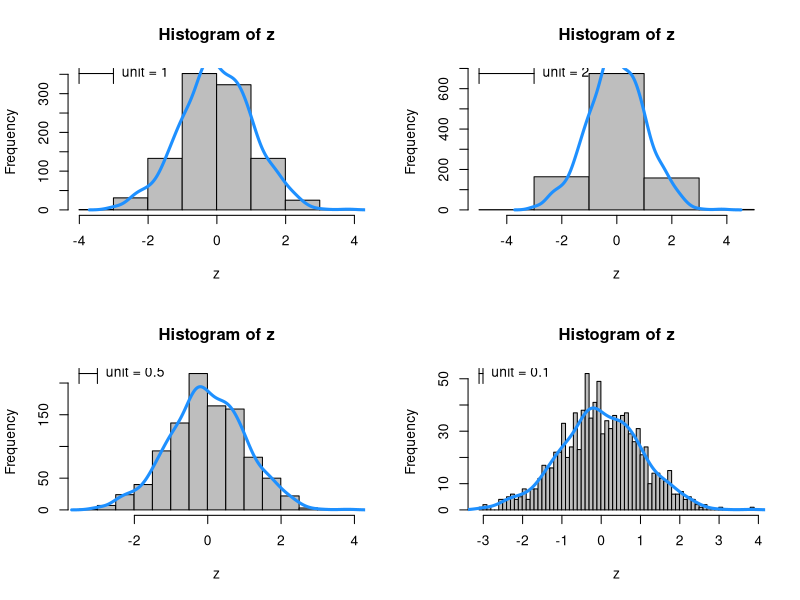

Write the R code that produced this figure.
## ---- chunk 1
shistogram <- function(z,unit) {
  h <- hist(z, breaks=seq(from=min(z)-unit,to=max(z)+unit,by=unit),
            col="grey")
  d <- density(z)
  lines(d$x, d$y*n*unit, lwd=3, col="dodgerblue")
  arrows(h$breaks[1], max(h$counts), 
         h$breaks[1] + unit, max(h$counts),
         angle=90,code=3,length=.1)
  text(h$breaks[1] + unit, max(h$counts),
       paste("unit =",unit), pos=4)
}
## ---- chunk 2
set.seed(1)
n <- 1000
z <- rnorm(n)
par(mfrow=c(2,2))
shistogram(z,unit=1)
shistogram(z,unit=2)
shistogram(z,unit=.5)
shistogram(z,unit=.1)
